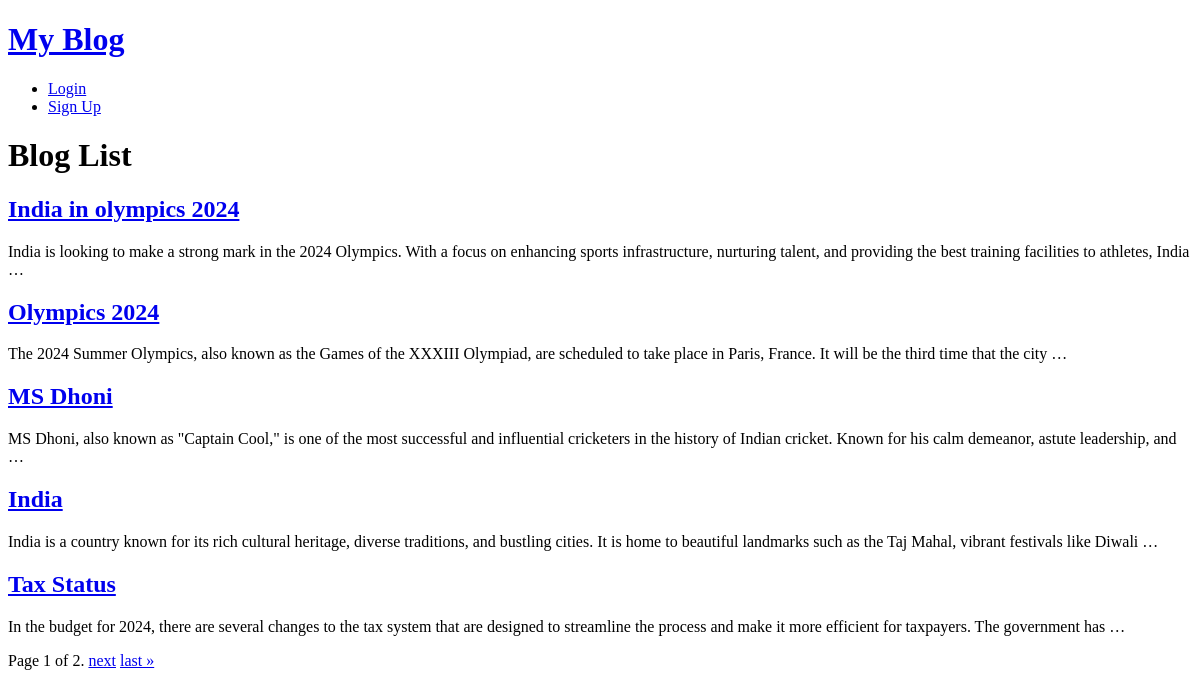
Screenshot of /blog/ with the database file from the repository.
### blog/models.py (models this page shows, shortened)
class Blog(models.Model):
    title = models.CharField(max_length=200)
    body = models.TextField()
    author = models.ForeignKey(User, on_delete=models.CASCADE)
    created_at = models.DateTimeField(auto_now_add=True)
    updated_at = models.DateTimeField(auto_now=True)
    tags = TaggableManager()
    class Meta:
        ordering = ['-created_at']

### blog/views.py (the view)
# urls.py: path('', views.blog_list, name='blog_list'),
def blog_list(request):
    blogs = Blog.objects.all().order_by('-created_at')
    paginator = Paginator(blogs, 5)
    page_number = request.GET.get('page')
    page_obj = paginator.get_page(page_number)
    return render(request, 'blog/blog_list.html', {'page_obj': page_obj})

### blog/templates/blog/blog_list.html (shortened to what this page needs)
{% extends "base_generic.html" %}
{% block content %}
  <h1>Blog List</h1>
  {% for blog in page_obj %}
    <h2><a href="{% url 'blog_detail' blog.pk %}">{{ blog.title }}</a></h2>
    <p>{{ blog.body|truncatewords:30 }}</p>
  {% endfor %}
  <div class="pagination">
    <span class="step-links">
        <span class="current">
            Page {{ page_obj.number }} of {{ page_obj.paginator.num_pages }}.
        </span>
        {% if page_obj.has_next %}
            <a href="?page={{ page_obj.next_page_number }}">next</a>
            <a href="?page={{ page_obj.paginator.num_pages }}">last &raquo;</a>
        {% endif %}
    </span>
  </div>
{% endblock %}

### blog/templates/base_generic.html (shortened to what this page needs)
<!DOCTYPE html>
<html>
<head>
    {% load static %}
    <link rel="stylesheet" href="{% static 'css/styles.css' %}">
</head>
<body>
    <header>
        <h1><a href="{% url 'blog_list' %}">My Blog</a></h1>
        <nav>
            <ul>
                {% if user.is_authenticated %}
                    <li>Hello, {{ user.username }}!</li>
                    <li><a href="{% url 'logout' %}">Logout</a></li>
                {% else %}
                    <li><a href="{% url 'login' %}">Login</a></li>
                    <li><a href="{% url 'sign_up' %}">Sign Up</a></li>
                {% endif %}
            </ul>
        </nav>
    </header>
    <main>
        {% block content %}
        {% endblock %}
    </main>
</body>
</html>

### rows the page displays
Blog: title "India in olympics 2024", body "India is looking to make a strong mark in the 2024 Olympics. With a focus on enhancing sports infrastructure, nurturing talent, and providing the best training facilities to athletes, India …"
Blog: title "Olympics 2024", body "The 2024 Summer Olympics, also known as the Games of the XXXIII Olympiad, are scheduled to take place in Paris, France. It will be the third time that the city …"
Blog: title "MS Dhoni", body "MS Dhoni, also known as \"Captain Cool,\" is one of the most successful and influential cricketers in the history of Indian cricket. Known for his calm demeanor, astute leadership, and …"
Blog: title "India", body "India is a country known for its rich cultural heritage, diverse traditions, and bustling cities. It is home to beautiful landmarks such as the Taj Mahal, vibrant festivals like Diwali …"
Blog: title "Tax Status", body "In the budget for 2024, there are several changes to the tax system that are designed to streamline the process and make it more efficient for taxpayers. The government has …"

### other values shown
{{ page_obj.number }} "1"
{{ page_obj.paginator.num_pages }} "2"
